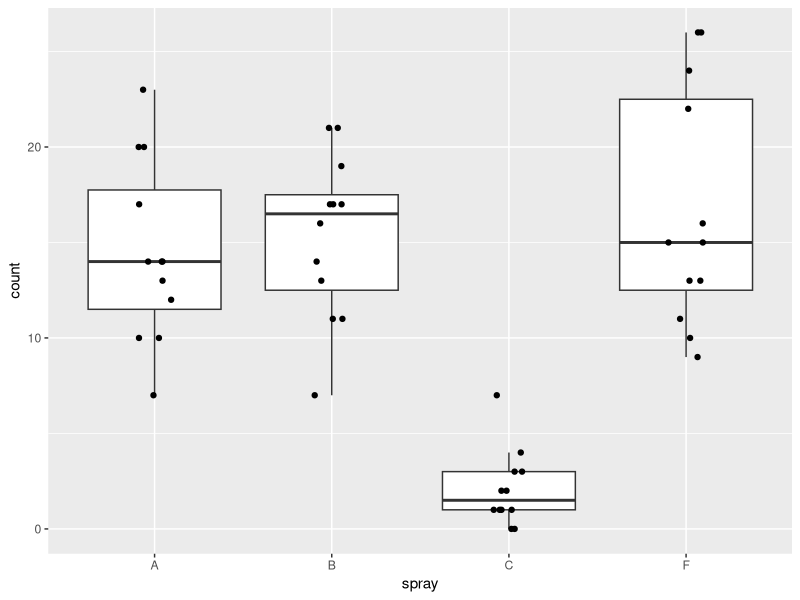
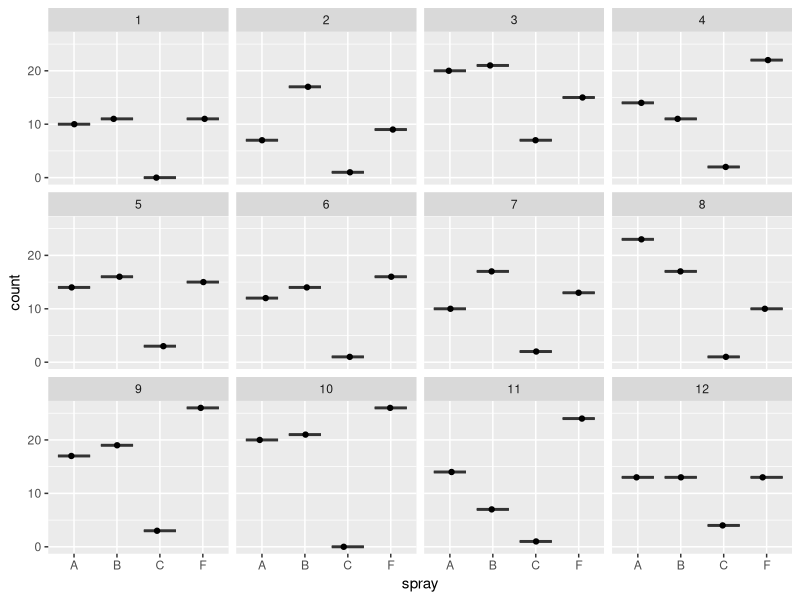
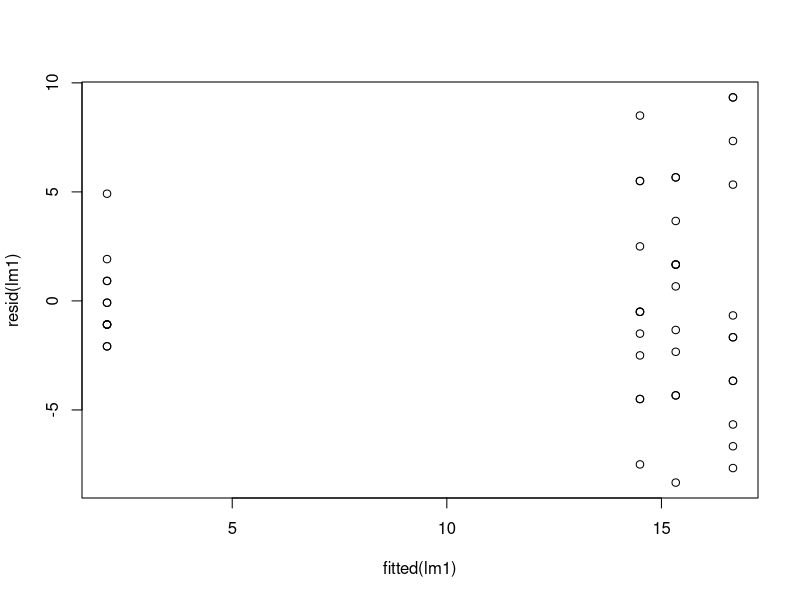
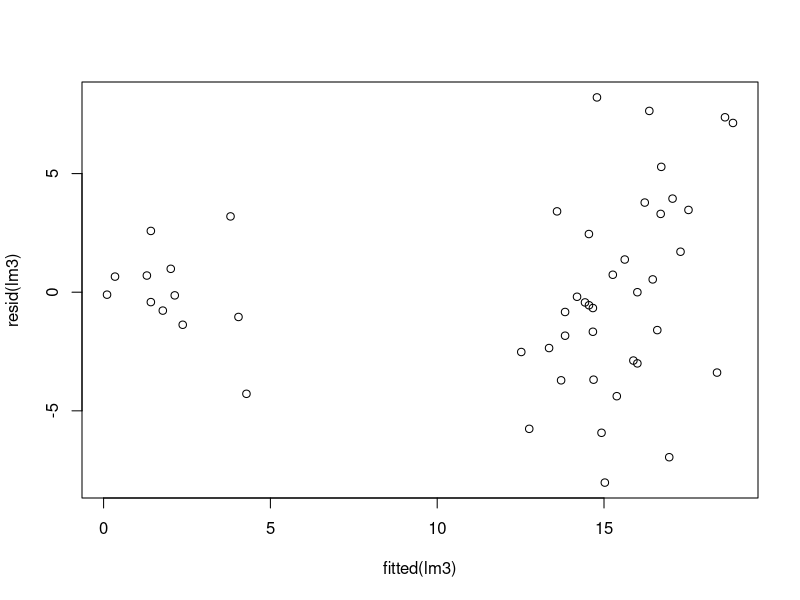
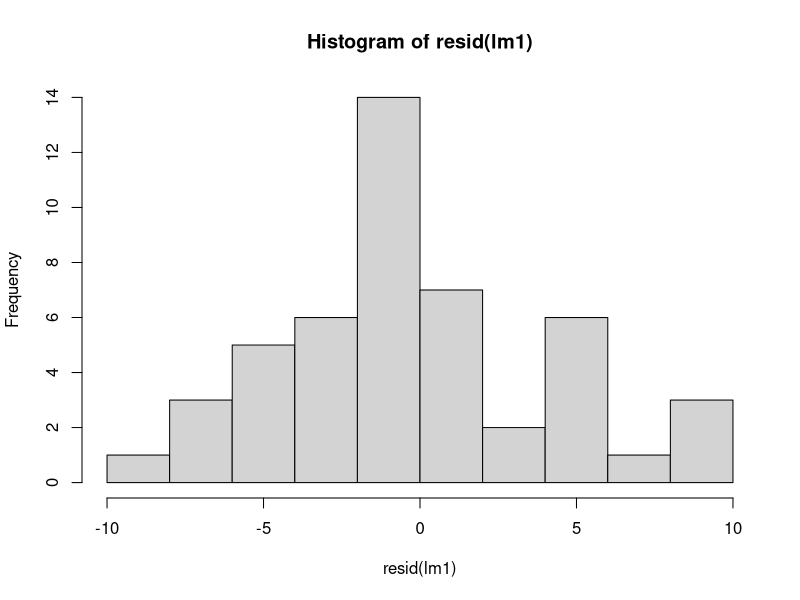
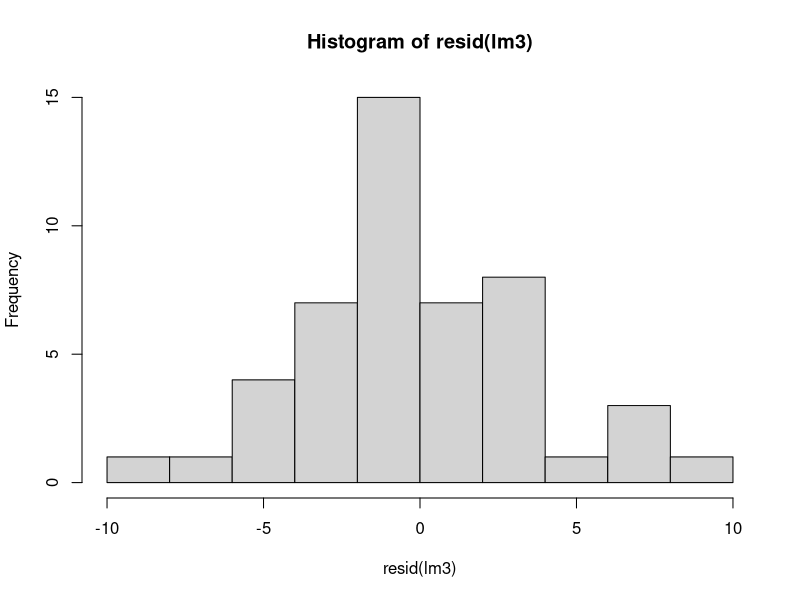

These figures' R source, in order:
## LOAD AND PROCESSES DATA
library(tidyverse)
library(car)
library(glmmTMB)
data("InsectSprays")
InsectSprays$block <- as.factor(rep(c(1,2,3,4,5,6,7,8,9,10,11,12), 6)) # add blocks

d <- InsectSprays %>% filter(spray=='A'|spray=='B'|spray=='C'|spray=='F')

##############################################################
## GRAPH AND ANALYZE DATA USING COMPLETELY RANDOMIZED DESIGN

#plot data by treatment group
ggplot(d, aes(x=spray,y=count)) + geom_boxplot(outlier.shape = NA) + geom_jitter(height=0,width=.1)

#plot data by treatment and block -- note one observation per block
ggplot(d, aes(x=spray,y=count)) + geom_boxplot(outlier.shape = NA) + geom_jitter(height=0,width=.1) + facet_wrap(~block)  #12 blocks


### construct and compare linear models with and without blocking
## no block model
lm1 <- lm(count~spray, data=d) # using lm() so that we can see df; glmmTMB doesn't calculate df's
Anova(lm1)

## block as fixed effect
lm2 <- lm(count~spray+block, data=d)
Anova(lm2)

#####################################################################################
## ANALYZE DATA USING RANDOMIZED COMPLETE BLOCK DESIGN WITH BLOCK AS A RANDOM EFFECT

### NOTE: Can use lme4::lmer instead of glmmTMB. glmmTMB is new and flexible, but can be buggier. 
###       lme4 is more stable and less likely to get errors/warnings, although may still have issues with the version of Matrix or TMB.
###       if you get an error from lm3, try this line of code:
# install.packages('TMB', type = 'source')
# install.packages('lme4', type = 'source')

## block as random effect
lm3 <- glmmTMB(count~spray+(1|block), data=d)
Anova(lm3)

### alterantive is to use lme4::lmer and lmerTest::anova to see ddf's
library(lme4)
library(lmerTest)
lm3a <- lmer(count ~ spray+(1|block), data=d)
anova(lm3a)

#### compare summary() for fixed vs. random blocking effect
summary(lm2)
summary(lm3)

coef(lm3)    ## prints model coefficients

print(VarCorr(lm3), comp=c("Variance"))  ## print variance components from model

plot(resid(lm1) ~ fitted(lm1)) ### check residuals of no block and block models
plot(resid(lm3) ~ fitted(lm3))

hist(resid(lm1))
hist(resid(lm3))

#### compare estimated marginal means
library(emmeans)
emmeans(lm2, pairwise~spray) ## fixed effect block
emmeans(lm3, pairwise~spray) ## random effect block
